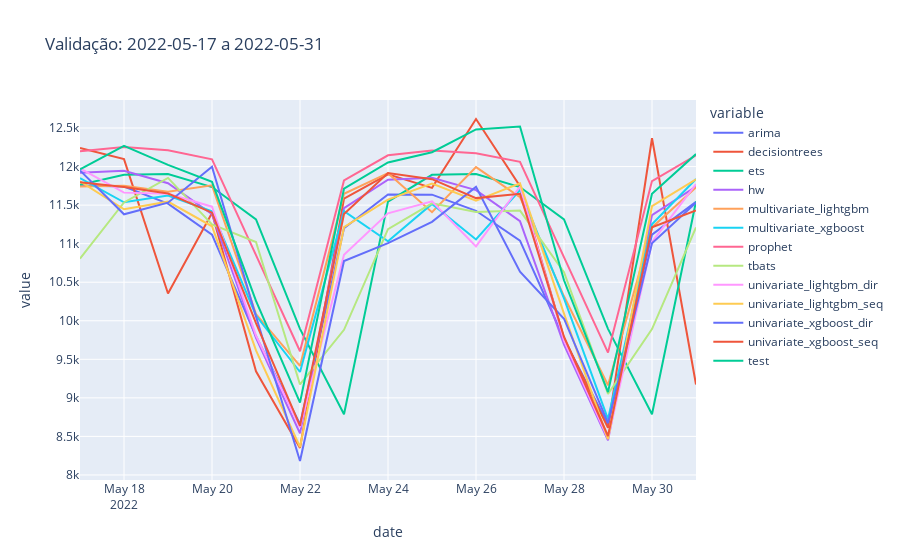

The notebook cell this image was saved under:
### Code cell
# plot using plotly express
df3 = df2.reset_index().melt(id_vars = "date")
px.line(df3, x = "date", y = "value", color= "variable", title=f"Validação: {date_init} a {date_end}")

### Figure 1 — Plotly figure (JSON) as saved in the notebook; plotly's stock layout.template omitted (floating-point values rounded to 4 significant figures)
{"data": [{"hovertemplate": "variable=arima<br>date=%{x}<br>value=%{y}<extra></extra>", "legendgroup": "arima", "line": {"color": "#636efa", "dash": "solid"}, "marker": {"symbol": "circle"}, "mode": "lines", "name": "arima", "orientation": "v", "showlegend": true, "type": "scatter", "x": ["2022-05-17", "2022-05-18", "2022-05-19", "2022-05-20", "2022-05-21", "2022-05-22", "2022-05-23", "2022-05-24", "2022-05-25", "2022-05-26", "2022-05-27", "2022-05-28", "2022-05-29", "2022-05-30", "2022-05-31"], "xaxis": "x", "y": [11750.0, 11740.0, 11520.0, 11120.0, 9799.0, 8657.0, 11200.0, 11640.0, 11640.0, 11430.0, 11040.0, 9763.0, 8655.0, 11120.0, 11540.0], "yaxis": "y"}, {"hovertemplate": "variable=decisiontrees<br>date=%{x}<br>value=%{y}<extra></extra>", "legendgroup": "decisiontrees", "line": {"color": "#EF553B", "dash": "solid"}, "marker": {"symbol": "circle"}, "mode": "lines", "name": "decisiontrees", "orientation": "v", "showlegend": true, "type": "scatter", "x": ["2022-05-17", "2022-05-18", "2022-05-19", "2022-05-20", "2022-05-21", "2022-05-22", "2022-05-23", "2022-05-24", "2022-05-25", "2022-05-26", "2022-05-27", "2022-05-28", "2022-05-29", "2022-05-30", "2022-05-31"], "xaxis": "x", "y": [12240.0, 12100.0, 10350.0, 11400.0, 9344.0, 8350.0, 11580.0, 11900.0, 11720.0, 12620.0, 11740.0, 9773.0, 8612.0, 12370.0, 9173.0], "yaxis": "y"}, {"hovertemplate": "variable=ets<br>date=%{x}<br>value=%{y}<extra></extra>", "legendgroup": "ets", "line": {"color": "#00cc96", "dash": "solid"}, "marker": {"symbol": "circle"}, "mode": "lines", "name": "ets", "orientation": "v", "showlegend": true, "type": "scatter", "x": ["2022-05-17", "2022-05-18", "2022-05-19", "2022-05-20", "2022-05-21", "2022-05-22", "2022-05-23", "2022-05-24", "2022-05-25", "2022-05-26", "2022-05-27", "2022-05-28", "2022-05-29", "2022-05-30", "2022-05-31"], "xaxis": "x", "y": [11760.0, 11890.0, 11900.0, 11730.0, 11320.0, 9895.0, 8787.0, 11550.0, 11890.0, 11900.0, 11730.0, 11320.0, 9895.0, 8787.0, 11550.0], "yaxis": "y"}, {"hovertemplate": "variable=hw<br>date=%{x}<br>value=%{y}<extra></extra>", "legendgroup": "hw", "line": {"color": "#ab63fa", "dash": "solid"}, "marker": {"symbol": "circle"}, "mode": "lines", "name": "hw", "orientation": "v", "showlegend": true, "type": "scatter", "x": ["2022-05-17", "2022-05-18", "2022-05-19", "2022-05-20", "2022-05-21", "2022-05-22", "2022-05-23", "2022-05-24", "2022-05-25", "2022-05-26", "2022-05-27", "2022-05-28", "2022-05-29", "2022-05-30", "2022-05-31"], "xaxis": "x", "y": [11920.0, 11950.0, 11780.0, 11380.0, 9779.0, 8539.0, 11460.0, 11830.0, 11860.0, 11690.0, 11290.0, 9689.0, 8449.0, 11370.0, 11740.0], "yaxis": "y"}, {"hovertemplate": "variable=multivariate_lightgbm<br>date=%{x}<br>value=%{y}<extra></extra>", "legendgroup": "multivariate_lightgbm", "line": {"color": "#FFA15A", "dash": "solid"}, "marker": {"symbol": "circle"}, "mode": "lines", "name": "multivariate_lightgbm", "orientation": "v", "showlegend": true, "type": "scatter", "x": ["2022-05-17", "2022-05-18", "2022-05-19", "2022-05-20", "2022-05-21", "2022-05-22", "2022-05-23", "2022-05-24", "2022-05-25", "2022-05-26", "2022-05-27", "2022-05-28", "2022-05-29", "2022-05-30", "2022-05-31"], "xaxis": "x", "y": [11740.0, 11750.0, 11670.0, 11760.0, 10090.0, 9414.0, 11650.0, 11910.0, 11410.0, 11990.0, 11600.0, 10320.0, 9164.0, 11210.0, 11730.0], "yaxis": "y"}, {"hovertemplate": "variable=multivariate_xgboost<br>date=%{x}<br>value=%{y}<extra></extra>", "legendgroup": "multivariate_xgboost", "line": {"color": "#19d3f3", "dash": "solid"}, "marker": {"symbol": "circle"}, "mode": "lines", "name": "multivariate_xgboost", "orientation": "v", "showlegend": true, "type": "scatter", "x": ["2022-05-17", "2022-05-18", "2022-05-19", "2022-05-20", "2022-05-21", "2022-05-22", "2022-05-23", "2022-05-24", "2022-05-25", "2022-05-26", "2022-05-27", "2022-05-28", "2022-05-29", "2022-05-30", "2022-05-31"], "xaxis": "x", "y": [11850.0, 11540.0, 11630.0, 11420.0, 10070.0, 9335.0, 11420.0, 11030.0, 11520.0, 11050.0, 11690.0, 10290.0, 8725.0, 11250.0, 11840.0], "yaxis": "y"}, {"hovertemplate": "variable=prophet<br>date=%{x}<br>value=%{y}<extra></extra>", "legendgroup": "prophet", "line": {"color": "#FF6692", "dash": "solid"}, "marker": {"symbol": "circle"}, "mode": "lines", "name": "prophet", "orientation": "v", "showlegend": true, "type": "scatter", "x": ["2022-05-17", "2022-05-18", "2022-05-19", "2022-05-20", "2022-05-21", "2022-05-22", "2022-05-23", "2022-05-24", "2022-05-25", "2022-05-26", "2022-05-27", "2022-05-28", "2022-05-29", "2022-05-30", "2022-05-31"], "xaxis": "x", "y": [12200.0, 12260.0, 12210.0, 12090.0, 10850.0, 9604.0, 11820.0, 12150.0, 12210.0, 12170.0, 12060.0, 10830.0, 9587.0, 11810.0, 12150.0], "yaxis": "y"}, {"hovertemplate": "variable=tbats<br>date=%{x}<br>value=%{y}<extra></extra>", "legendgroup": "tbats", "line": {"color": "#B6E880", "dash": "solid"}, "marker": {"symbol": "circle"}, "mode": "lines", "name": "tbats", "orientation": "v", "showlegend": true, "type": "scatter", "x": ["2022-05-17", "2022-05-18", "2022-05-19", "2022-05-20", "2022-05-21", "2022-05-22", "2022-05-23", "2022-05-24", "2022-05-25", "2022-05-26", "2022-05-27", "2022-05-28", "2022-05-29", "2022-05-30", "2022-05-31"], "xaxis": "x", "y": [10810.0, 11530.0, 11850.0, 11250.0, 11020.0, 9174.0, 9882.0, 11190.0, 11520.0, 11410.0, 11430.0, 10630.0, 9051.0, 9893.0, 11210.0], "yaxis": "y"}, {"hovertemplate": "variable=univariate_lightgbm_dir<br>date=%{x}<br>value=%{y}<extra></extra>", "legendgroup": "univariate_lightgbm_dir", "line": {"color": "#FF97FF", "dash": "solid"}, "marker": {"symbol": "circle"}, "mode": "lines", "name": "univariate_lightgbm_dir", "orientation": "v", "showlegend": true, "type": "scatter", "x": ["2022-05-17", "2022-05-18", "2022-05-19", "2022-05-20", "2022-05-21", "2022-05-22", "2022-05-23", "2022-05-24", "2022-05-25", "2022-05-26", "2022-05-27", "2022-05-28", "2022-05-29", "2022-05-30", "2022-05-31"], "xaxis": "x", "y": [11980.0, 11660.0, 11650.0, 11480.0, 9808.0, 8618.0, 10860.0, 11390.0, 11550.0, 10960.0, 11740.0, 9743.0, 8471.0, 11020.0, 11770.0], "yaxis": "y"}, {"hovertemplate": "variable=univariate_lightgbm_seq<br>date=%{x}<br>value=%{y}<extra></extra>", "legendgroup": "univariate_lightgbm_seq", "line": {"color": "#FECB52", "dash": "solid"}, "marker": {"symbol": "circle"}, "mode": "lines", "name": "univariate_lightgbm_seq", "orientation": "v", "showlegend": true, "type": "scatter", "x": ["2022-05-17", "2022-05-18", "2022-05-19", "2022-05-20", "2022-05-21", "2022-05-22", "2022-05-23", "2022-05-24", "2022-05-25", "2022-05-26", "2022-05-27", "2022-05-28", "2022-05-29", "2022-05-30", "2022-05-31"], "xaxis": "x", "y": [11810.0, 11450.0, 11550.0, 11230.0, 9615.0, 8363.0, 11210.0, 11570.0, 11780.0, 11560.0, 11780.0, 10090.0, 8465.0, 11490.0, 11830.0], "yaxis": "y"}, {"hovertemplate": "variable=univariate_xgboost_dir<br>date=%{x}<br>value=%{y}<extra></extra>", "legendgroup": "univariate_xgboost_dir", "line": {"color": "#636efa", "dash": "solid"}, "marker": {"symbol": "circle"}, "mode": "lines", "name": "univariate_xgboost_dir", "orientation": "v", "showlegend": true, "type": "scatter", "x": ["2022-05-17", "2022-05-18", "2022-05-19", "2022-05-20", "2022-05-21", "2022-05-22", "2022-05-23", "2022-05-24", "2022-05-25", "2022-05-26", "2022-05-27", "2022-05-28", "2022-05-29", "2022-05-30", "2022-05-31"], "xaxis": "x", "y": [11950.0, 11380.0, 11530.0, 12000.0, 10050.0, 8181.0, 10780.0, 11010.0, 11280.0, 11740.0, 10640.0, 10030.0, 8674.0, 11000.0, 11530.0], "yaxis": "y"}, {"hovertemplate": "variable=univariate_xgboost_seq<br>date=%{x}<br>value=%{y}<extra></extra>", "legendgroup": "univariate_xgboost_seq", "line": {"color": "#EF553B", "dash": "solid"}, "marker": {"symbol": "circle"}, "mode": "lines", "name": "univariate_xgboost_seq", "orientation": "v", "showlegend": true, "type": "scatter", "x": ["2022-05-17", "2022-05-18", "2022-05-19", "2022-05-20", "2022-05-21", "2022-05-22", "2022-05-23", "2022-05-24", "2022-05-25", "2022-05-26", "2022-05-27", "2022-05-28", "2022-05-29", "2022-05-30", "2022-05-31"], "xaxis": "x", "y": [11800.0, 11730.0, 11650.0, 11400.0, 9970.0, 8637.0, 11380.0, 11920.0, 11840.0, 11590.0, 11650.0, 9792.0, 8505.0, 11210.0, 11430.0], "yaxis": "y"}, {"hovertemplate": "variable=test<br>date=%{x}<br>value=%{y}<extra></extra>", "legendgroup": "test", "line": {"color": "#00cc96", "dash": "solid"}, "marker": {"symbol": "circle"}, "mode": "lines", "name": "test", "orientation": "v", "showlegend": true, "type": "scatter", "x": ["2022-05-17", "2022-05-18", "2022-05-19", "2022-05-20", "2022-05-21", "2022-05-22", "2022-05-23", "2022-05-24", "2022-05-25", "2022-05-26", "2022-05-27", "2022-05-28", "2022-05-29", "2022-05-30", "2022-05-31"], "xaxis": "x", "y": [11960.0, 12270.0, 12020.0, 11800.0, 10260.0, 8939.0, 11710.0, 12050.0, 12190.0, 12480.0, 12520.0, 10530.0, 9074.0, 11650.0, 12160.0], "yaxis": "y"}], "layout": {"legend": {"title": {"text": "variable"}, "tracegroupgap": 0}, "title": {"text": "Validação: 2022-05-17 a 2022-05-31"}, "xaxis": {"anchor": "y", "domain": [0, 1], "title": {"text": "date"}}, "yaxis": {"anchor": "x", "domain": [0, 1], "title": {"text": "value"}}}}
